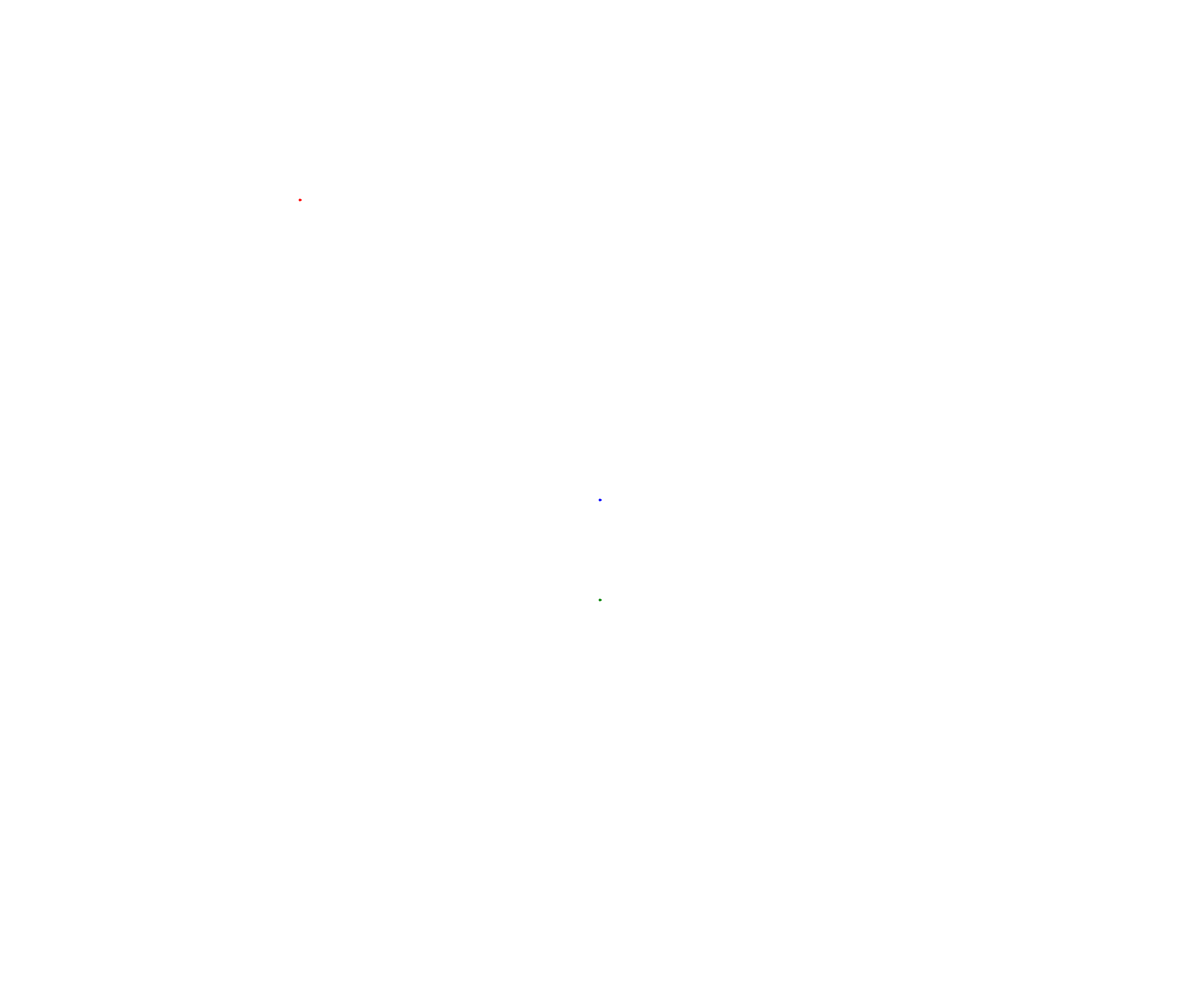
Frame 1 (no input)
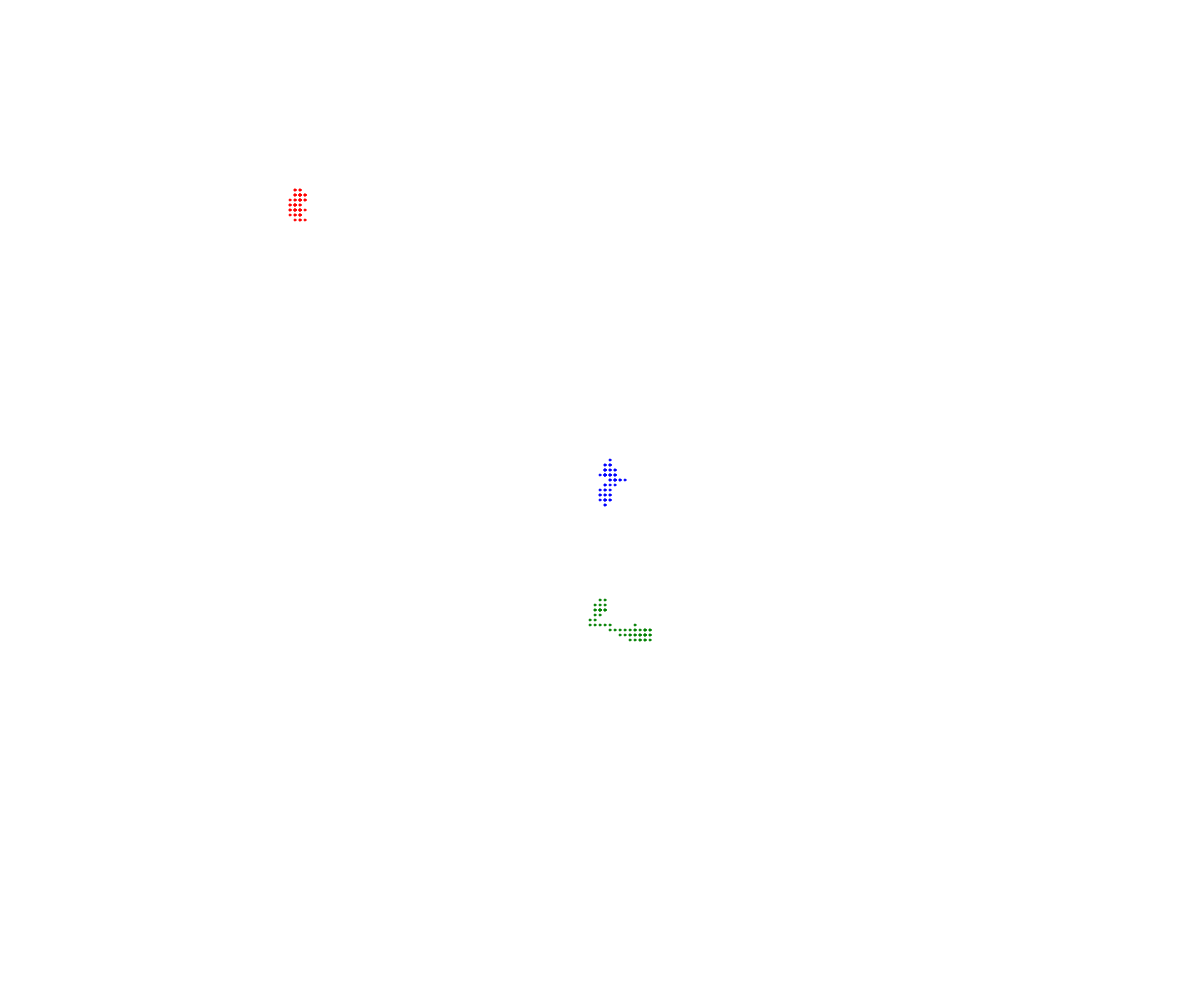
Frame 60 (no input)
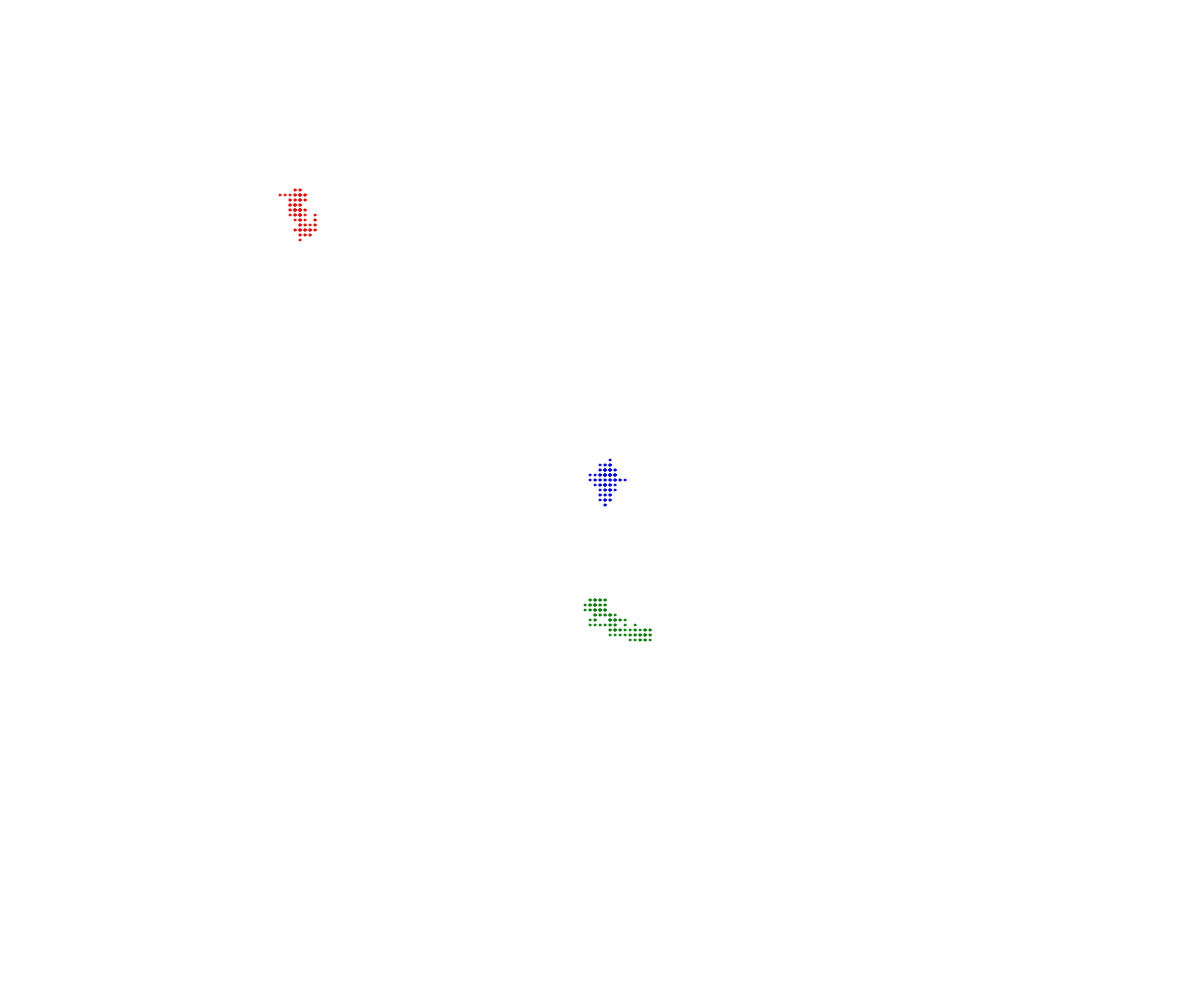
Frame 120 (the mouse pressed at the canvas centre since frame 60)

The p5.js sketch that drew these frames (run headless with seeded random() and noise() and a simulated clock; from frame 60 on, the mouse is pressed at the canvas centre):

// p5.js sketch
// ── sketch.js
// OOP Walker
// Umair Khan 
// 10/6/2021

let person;
let athiela;
let chase;

function setup() {
  createCanvas(windowWidth, windowHeight);
  person = new Walker(width/2, height/2, "blue");
  athiela = new Walker(300, 200, "red");
  chase = new Walker(600, 600, "green");
}

function draw() {
  // background(220);
  person.display();
  person.move();

  athiela.display();
  athiela.move();

  chase.display();
  chase.move();
}

class Walker {
  constructor(x, y, theColor) {
    this.x = x;
    this.y = y;
    this.radius = 1;
    this.speed = 5;
    this.color = theColor;
  }

  display() {
    fill(this.color);
    stroke(this.color);
    circle(this.x, this.y, this.radius*2);
  }

  move() {
    let theChoice = random(100);

    if (theChoice < 25) { //up
      this.y -= this.speed;
    }
    else if (theChoice < 50) { //down
      this.y += this.speed;
    }
    else if (theChoice < 75) { //right
      this.x += this.speed;
    }
    else { //left
      this.x -= this.speed;
    }
  }
}
